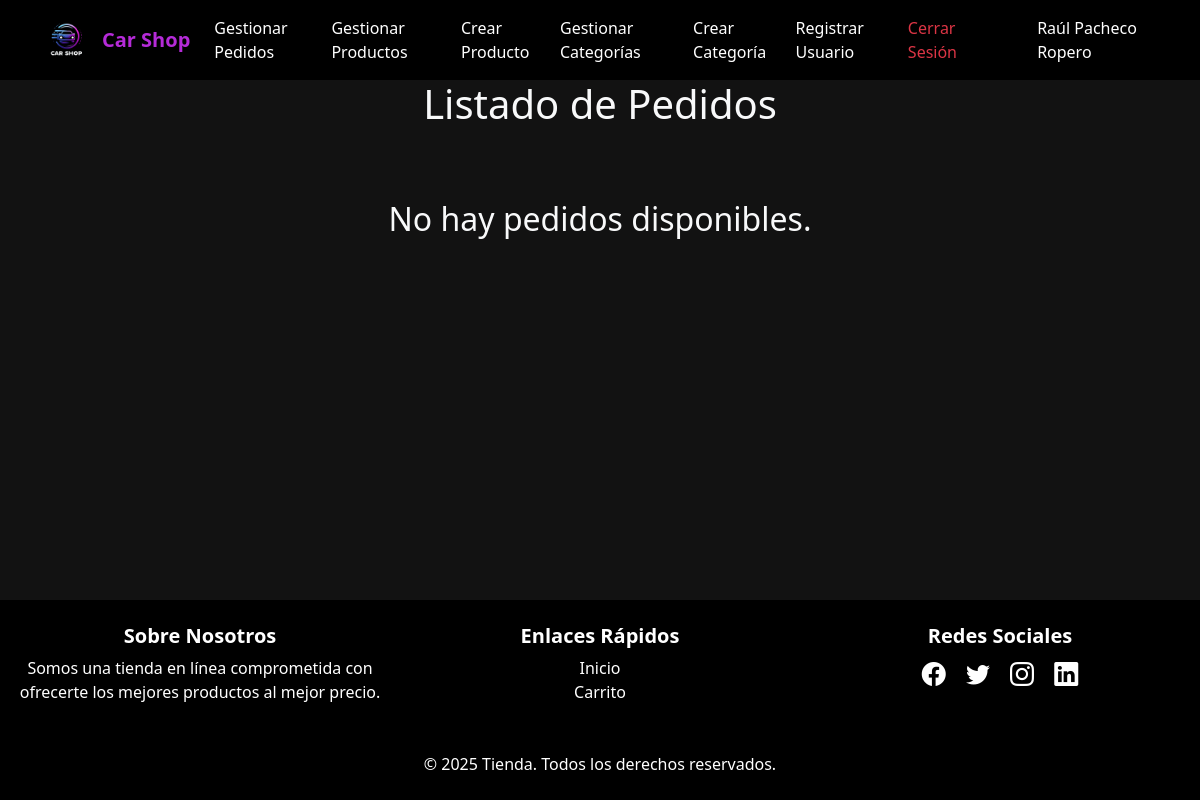
The page /DWES/Tienda_Raul_PachecoRopero/Pedido/mostrarPedidos/ (signed in) on the database as committed earlier.
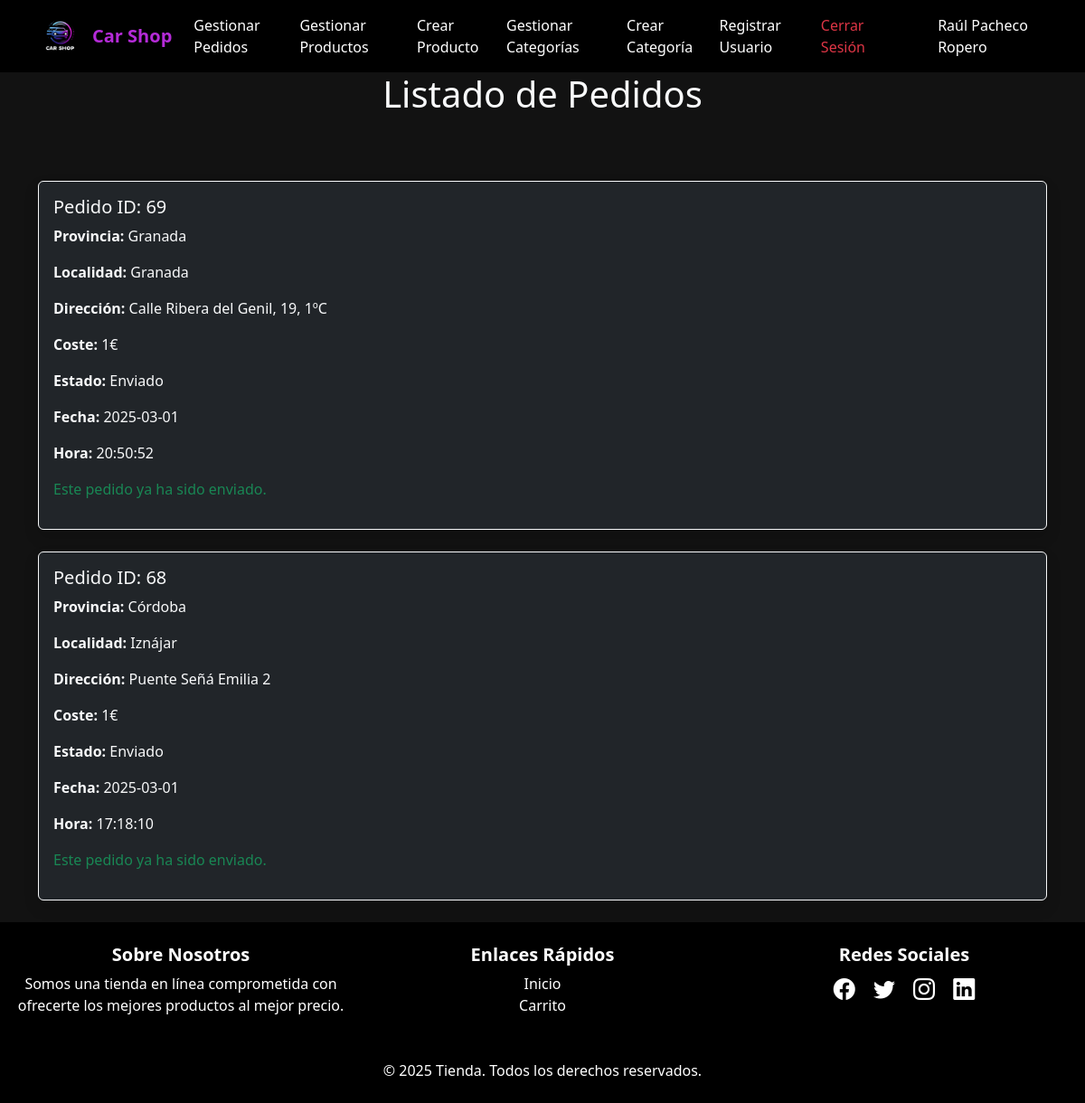
The same page on the database as committed later.
### tables this page shows
CREATE TABLE `pedidos` (
  `id` int(255) NOT NULL,
  `usuario_id` int(255) NOT NULL,
  `provincia` varchar(100) NOT NULL,
  `localidad` varchar(100) NOT NULL,
  `direccion` varchar(255) NOT NULL,
  `coste` float(200,2) NOT NULL,
  `estado` varchar(20) NOT NULL,
  `fecha` date DEFAULT NULL,
  `hora` time DEFAULT NULL
);

### index.php (called while the page is built)
<?php
require_once('src/init.php');
?>

### src/Lib/DBConnection.php (called while the page is built, shortened)
<?php
class DBConnection {
    private ?PDO $conexion = null;
    public function __construct(
        private string $servidor = SERVIDOR,
        private string $usuario = USUARIO,
        private string $pass = PASS,
        private string $base_datos = BASE_DATOS
    ) {
        $this->conexion = $this->conectar();
    }
    private function conectar(): ?PDO {
        try {
            $opciones = [
                PDO::MYSQL_ATTR_INIT_COMMAND => "SET NAMES utf8mb4",
                PDO::ATTR_ERRMODE => PDO::ERRMODE_EXCEPTION,
                PDO::ATTR_DEFAULT_FETCH_MODE => PDO::FETCH_ASSOC,
                PDO::ATTR_EMULATE_PREPARES => false
            ];
            return new PDO(
                "mysql:host={$this->servidor};dbname={$this->base_datos};charset=utf8mb4",
                $this->usuario,
                $this->pass,
                $opciones
            );
        } catch (PDOException $e) {
            echo "Error de conexión: " . $e->getMessage() . "<br>";
            return null;
        }
    }
    public function prepare(string $sql): ?\PDOStatement {
        return $this->conexion ? $this->conexion->prepare($sql) : null;
    }
}

### src/Controllers/UsuarioController.php (called while the page is built, shortened)
<?php
class UsuarioController
{
    public function __construct()
    {
        $dotenv = Dotenv::createImmutable(__DIR__ . '/../../../config');
    }
}
?>

### src/Controllers/PedidoController.php (called while the page is built, shortened)
<?php
class PedidoController{
    private $pages;
    private $pedido;
    public function __construct(){
        $this->pages = new Pages();
        $this->pedido = new Pedido();
        $this->carrito = new CarritoController();
    }
    public function showPedidos() {
        $usuarioId = $_SESSION['login']->id;
        $esAdministrador = $_SESSION['login']->rol === 'admin';
        $pedidos = $esAdministrador ? $this->pedido->getAll() : $this->pedido->getPedidosByUsuario($usuarioId);
        $this->pages->render('pedidos/mostrarPedidos', ['pedidos' => $pedidos]);
    }
}

### src/Models/pedido.php (called while the page is built, shortened)
<?php
class Pedido {
    private DBConnection $db;
    public function __construct() {
        $this->db = new DBConnection();
    }
    public function getAll() {
        try {
            $stmt = $this->db->prepare("SELECT * FROM pedidos ORDER BY id DESC");
            $stmt->execute();
            $pedidos = $stmt->fetchAll(PDO::FETCH_ASSOC);
            return $pedidos;
        } catch (PDOException) {
            return false;
        }
    }
}

### src/Routes/Routes.php (called while the page is built, shortened)
<?php
class Routes
{
    public static function index()
    {
        Router::add('GET', 'Pedido/mostrarPedidos', function () {
            return (new PedidoController())->showPedidos();
        });
        Router::dispatch();
    }
}

### src/Views/pedidos/mostrarPedidos.php (the view, shortened to what this page needs)
<h1 class="text-light text-center mb-4">Listado de Pedidos</h1>
<?php if (!empty($pedidos)): ?>
    <div class="container mt-5">
        <div class="row">
            <?php foreach ($pedidos as $pedido): ?>
                <div class="col-12 mb-4">
                    <div class="card bg-dark text-light border-light shadow">
                        <div class="card-body">
                            <h5 class="card-title">Pedido ID: <?= $pedido['id'] ?></h5>
                            <p><strong>Provincia:</strong> <?= $pedido['provincia'] ?></p>
                            <p><strong>Localidad:</strong> <?= $pedido['localidad'] ?></p>
                            <p><strong>Dirección:</strong> <?= $pedido['direccion'] ?></p>
                            <p><strong>Coste:</strong> <?= $pedido['coste'] ?>€</p>
                            <p><strong>Estado:</strong> <?= $pedido['estado'] ?></p>
                            <p><strong>Fecha:</strong> <?= $pedido['fecha'] ?></p>
                            <p><strong>Hora:</strong> <?= $pedido['hora'] ?></p>
                            <?php if ($pedido['estado'] != 'Enviado'): ?>
                                <?php if ($_SESSION['login']->rol === "admin"): ?>
                                    <a href="<?= BASE_URL ?>Pedido/completarPedido?id=<?= $pedido['id'] ?>" class="btn btn-success mt-2">Marcar como Enviado</a>
                                <?php endif; ?>
                            <?php else: ?>
                                <p class="mt-2 text-success">Este pedido ya ha sido enviado.</p>
                            <?php endif; ?>
                        </div>
                    </div>
                </div>
            <?php endforeach; ?>
        </div>
    </div>
<?php else: ?>
    <div class="container text-center mt-5">
        <h2 class="text-light">No hay pedidos disponibles.</h2>
    </div>
<?php endif; ?>

### src/init.php (shortened to what this page needs)
<?php
require_once __DIR__ . '/Lib/Router.php';
require_once __DIR__ . '/Routes/Routes.php';
$excludeHeaderFooter = false;
if (!$excludeHeaderFooter) {
    require_once './src/Views/layout/header.php';
}
Routes::index();
if (!$excludeHeaderFooter) {
    require_once './src/Views/layout/footer.php';
}
?>

### src/Views/layout/header.php (shortened to what this page needs)
<!DOCTYPE html>
<html lang="es">
<head>
    <link href="https://cdn.jsdelivr.net/npm/bootstrap@5.3.0/dist/css/bootstrap.min.css" rel="stylesheet">
    <link href="https://cdnjs.cloudflare.com/ajax/libs/font-awesome/6.0.0-beta3/css/all.min.css" rel="stylesheet">
</head>
<body>
    <header>
        <nav class="navbar navbar-expand-lg">
            <div class="container">
                <a class="navbar-brand" href="<?= BASE_URL ?>">
                    <img src="<?= BASE_URL ?>public/imgs/logo.png" alt="Logo Car Shop"> Car Shop
                </a>
                <div class="collapse navbar-collapse" id="navbarNav">
                    <ul class="navbar-nav me-auto">
                        <?php if (!isset($_SESSION['login']) || $_SESSION['login'] == 'failed'): ?>
                            <li class="nav-item">
                                <a class="nav-link" href="<?= BASE_URL ?>Usuario/login">Identificarse</a>
                            </li>
                            <li class="nav-item">
                                <a class="nav-link" href="<?= BASE_URL ?>Usuario/registro">Registrarse</a>
                            </li>
                        <?php else: ?>
                            <?php if ($_SESSION['login']->rol === "admin"): ?>
                                <li class="nav-item"><a class="nav-link" href="<?= BASE_URL ?>Pedido/mostrarPedidos/">Gestionar Pedidos</a></li>
                                <li class="nav-item"><a class="nav-link" href="<?= BASE_URL ?>Producto/gestionarProductos/">Gestionar Productos</a></li>
                                <li class="nav-item"><a class="nav-link" href="<?= BASE_URL ?>Producto/crearProducto/">Crear Producto</a></li>
                                <li class="nav-item"><a class="nav-link" href="<?= BASE_URL ?>Categoria/mostrarCategorias/">Gestionar Categorías</a></li>
                                <li class="nav-item"><a class="nav-link" href="<?= BASE_URL ?>Categoria/crearCategoria/">Crear Categoría</a></li>
                                <li class="nav-item"><a class="nav-link" href="<?= BASE_URL ?>Usuario/registro/">Registrar Usuario</a></li>
                            <?php endif; ?>
                            <li class="nav-item"><a class="nav-link text-danger" href="<?= BASE_URL ?>Usuario/logout/">Cerrar Sesión</a></li>
                        <?php endif; ?>
                    </ul>
                    <?php if (isset($_SESSION['login']) && $_SESSION['login'] != 'failed'): ?>
                        <span class="ms-5 navbar-text text-light">
                            <a href="<?= BASE_URL ?>Usuario/modificarDatos?id=<?= $_SESSION['login']->id ?>" class="nav-link">
                                <?= $_SESSION['login']->nombre ?> <?= $_SESSION['login']->apellidos ?>
                            </a>
                        </span>
                    <?php endif; ?>
                </div>
            </div>
        </nav>
    </header>
</body>
</html>

### src/Lib/Router.php (shortened to what this page needs)
<?php
class Router
{
    private static $routes = [];
    public static function add(string $method, string $action, callable $controller): void
    {
        $action = trim($action, '/');
        self::$routes[$method][$action] = $controller;
    }
    public static function dispatch(): void
    {
        $method = $_SERVER['REQUEST_METHOD'];
        $basePath = "/DWES/Tienda_Raul_PachecoRopero";
        $action = parse_url($_SERVER['REQUEST_URI'], PHP_URL_PATH);
        if (strpos($action, $basePath) === 0) {
            $action = substr($action, strlen($basePath));
        }
        $action = trim($action, '/');
        if (isset(self::$routes[$method][$action])) {
            echo call_user_func(self::$routes[$method][$action]);
        } else {
            echo "404 - Ruta no encontrada<br>";
        }
    }
}

### src/Lib/Pages.php (shortened to what this page needs)
<?php
class Pages {
    public function render(string $pageName, array $params = [], bool $loadHeader = true, bool $loadFooter = true): void {
        $baseViewPath = __DIR__ . '/../Views/';
        $viewPath = $baseViewPath . ltrim($pageName, '/') . ".php";
        include $viewPath;
        if ($loadFooter) {
            $this->includeFile($baseViewPath . "layout/footer.php");
        }
    }
    private function includeFile(string $file): void {
        if (file_exists($file)) {
            require_once $file;
        } else {
            echo "<p style='color: red;'>Error: No se pudo cargar la vista <b>$file</b></p>";
        }
    }
}
?>

### src/Views/layout/footer.php (shortened to what this page needs)
<!DOCTYPE html>
<html lang="en">
<head>
    <link rel="stylesheet" href="https://cdn.jsdelivr.net/npm/bootstrap@5.3.0/dist/css/bootstrap.min.css">
    <link rel="stylesheet" href="https://cdn.jsdelivr.net/npm/bootstrap-icons/font/bootstrap-icons.css">
</head>
<body class="d-flex flex-column min-vh-100">
    <footer class="text-white py-4 mt-auto">
        <div class="container text-center">
            <div class="row">
                <div class="col-md-4 mb-3">
                    <h5>Sobre Nosotros</h5>
                    <p>Somos una tienda en línea comprometida con ofrecerte los mejores productos al mejor precio.</p>
                </div>
                <div class="col-md-4 mb-3">
                    <h5>Enlaces Rápidos</h5>
                    <ul class="list-unstyled">
                        <li><a href="<?= BASE_URL ?>" class="text-white text-decoration-none">Inicio</a></li>
                        <li><a href="<?= BASE_URL ?>Carrito/mostrarCarrito/" class="text-white text-decoration-none">Carrito</a></li>
                    </ul>
                </div>
                <div class="col-md-4 mb-3">
                    <h5>Redes Sociales</h5>
                    <a href="#" class="text-white me-3"><i class="bi bi-facebook"></i></a>
                    <a href="#" class="text-white me-3"><i class="bi bi-twitter"></i></a>
                    <a href="#" class="text-white me-3"><i class="bi bi-instagram"></i></a>
                    <a href="#" class="text-white"><i class="bi bi-linkedin"></i></a>
                </div>
            </div>
            <div class="mt-3">
                <p class="mb-0">&copy; <?= date("Y") ?> Tienda. Todos los derechos reservados.</p>
            </div>
        </div>
    </footer>
</body>
</html>

### src/Views/layout/header.php (style rules this page uses)
body { background-color: #121212 !important; color: white; }
header { background-color: #000000 !important; }
.navbar { padding: 0.8rem; }
.navbar-brand { color: #B52BD8 !important; font-weight: bold; display: flex; align-items: center; }
.navbar-brand img { height: 50px; margin-right: 10px; }
.nav-link { color: white !important; }
.navbar-text { color: #B52BD8; }
.text-danger { color: #B52BD8 !important; }

### src/Views/layout/footer.php (style rules this page uses)
body { background-color: black; color: white; display: flex; flex-direction: column; min-height: 100vh; }
footer { background-color: black; color: white; padding-top: 2rem; padding-bottom: 2rem; }
footer a { color: white; text-decoration: none; transition: color 0.3s; }
footer h5 { color: white; font-weight: bold; }
footer .bi { font-size: 1.5rem; transition: color 0.3s; }
footer p { color: white; }
footer .container { max-width: 1200px; }

Rows that differ between the two databases and show on the page:
added pedidos: id "69", provincia "Granada", localidad "Granada", direccion "Calle Ribera del Genil, 19, 1ºC", coste "1", estado "Enviado", fecha "2025-03-01", hora "20:50:52", shows "Este pedido ya ha sido enviado."
added pedidos: id "68", provincia "Córdoba", localidad "Iznájar", direccion "Puente Señá Emilia 2", coste "1", estado "Enviado", fecha "2025-03-01", hora "17:18:10", shows "Este pedido ya ha sido enviado."
Other text that changed with them:
text no longer shown: "No hay pedidos disponibles."
